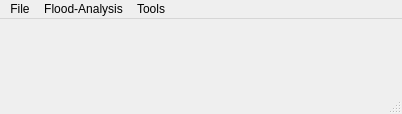
<?xml version="1.0" encoding="UTF-8"?>
<ui version="4.0">
 <class>MainWindow</class>
 <widget class="QMainWindow" name="MainWindow">
  <property name="geometry">
   <rect>
    <x>0</x>
    <y>0</y>
    <width>402</width>
    <height>114</height>
   </rect>
  </property>
  <property name="windowTitle">
   <string>MainWindow</string>
  </property>
  <widget class="QWidget" name="centralwidget"/>
  <widget class="QStatusBar" name="statusbar"/>
  <widget class="QMenuBar" name="menuBar">
   <property name="geometry">
    <rect>
     <x>0</x>
     <y>0</y>
     <width>402</width>
     <height>26</height>
    </rect>
   </property>
   <widget class="QMenu" name="menuFRZA">
    <property name="title">
     <string>Flood-Analysis</string>
    </property>
    <addaction name="actionFRZI"/>
    <addaction name="actionFRZ_IA"/>
   </widget>
   <widget class="QMenu" name="menuFile">
    <property name="title">
     <string>File</string>
    </property>
    <addaction name="actionOpen"/>
   </widget>
   <widget class="QMenu" name="menuInterpolation">
    <property name="title">
     <string>Tools</string>
    </property>
    <addaction name="actionInterpolation"/>
    <addaction name="actionClipping_Raster"/>
    <addaction name="actionSlope"/>
   </widget>
   <addaction name="menuFile"/>
   <addaction name="menuFRZA"/>
   <addaction name="menuInterpolation"/>
  </widget>
  <action name="actionFRZI">
   <property name="text">
    <string>FRZI</string>
   </property>
  </action>
  <action name="actionOpen">
   <property name="text">
    <string>Open</string>
   </property>
  </action>
  <action name="actionFRZ_IA">
   <property name="text">
    <string>FRZ-IA</string>
   </property>
  </action>
  <action name="actionInterpolation">
   <property name="text">
    <string>Interpolation</string>
   </property>
  </action>
  <action name="actionClipping_Raster">
   <property name="text">
    <string>Clipping Raster</string>
   </property>
  </action>
  <action name="actionSlope">
   <property name="text">
    <string>Slope</string>
   </property>
  </action>
 </widget>
 <resources/>
 <connections/>
</ui>
